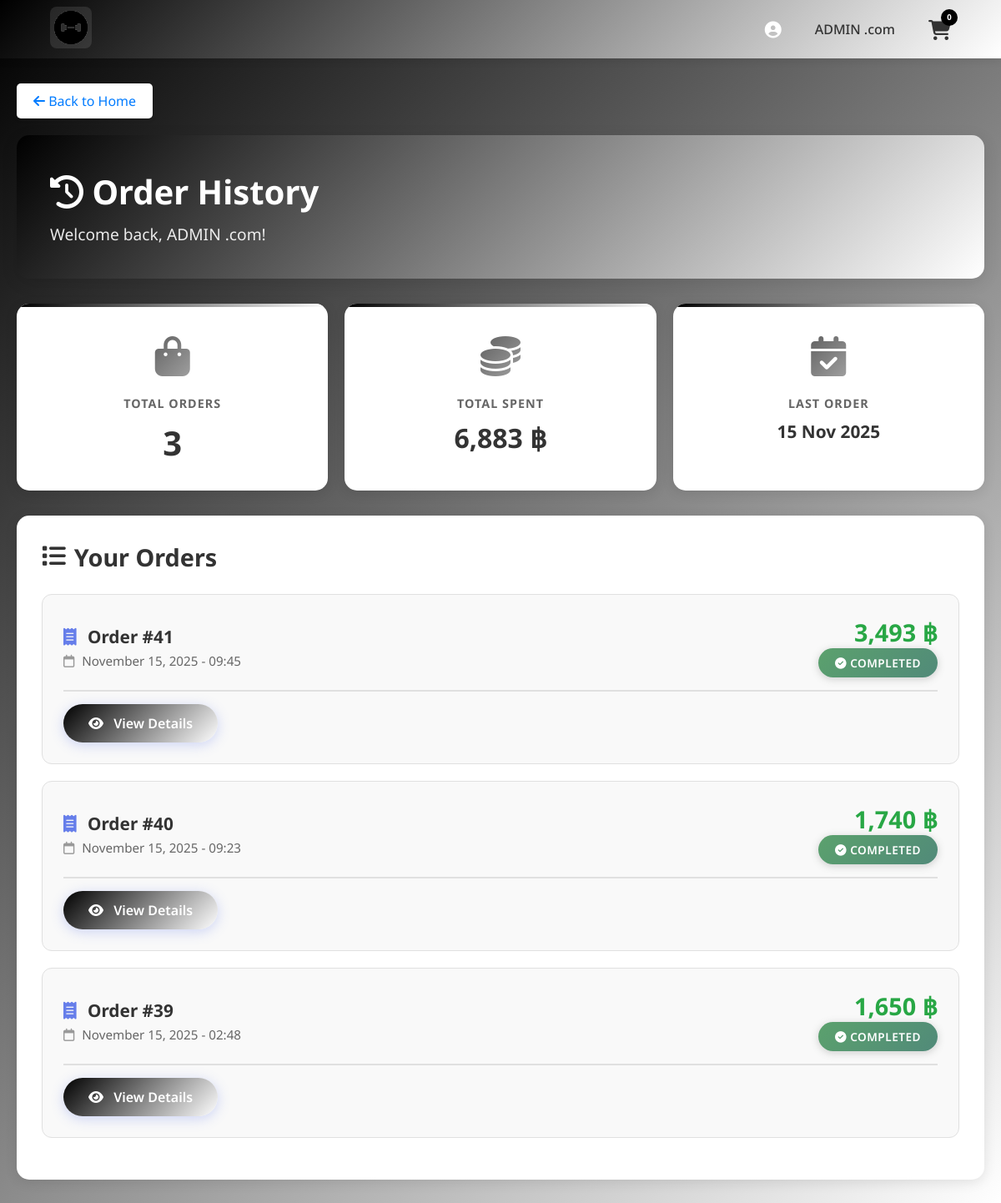
Page /BBQ/order_history.php (signed in) on the committed database.
### tables this page shows
CREATE TABLE `user` (
  `id` int(11) NOT NULL,
  `name` varchar(255) NOT NULL,
  `email` varchar(255) NOT NULL,
  `password` varchar(255) NOT NULL,
  `birthday` date NOT NULL,
  `phone` varchar(20) NOT NULL,
  `address` text NOT NULL,
  `created_at` timestamp NOT NULL DEFAULT current_timestamp()
);

CREATE TABLE `orders` (
  `id` int(11) NOT NULL,
  `user_id` int(11) NOT NULL,
  `total_amount` decimal(10,2) NOT NULL,
  `status` varchar(50) DEFAULT 'completed',
  `payment_method` varchar(50) DEFAULT 'cash',
  `created_at` timestamp NOT NULL DEFAULT current_timestamp()
);

### BBQ/class/UserLogin.php (called while the page is built, shortened)
<?php
    class UserLogin {
        private $conn;
        private $table_name = "user";
        public function __construct($db) {
            $this->conn = $db;
        }
        public function userData($userid) {
            $id = $userid;
            $query = "SELECT * FROM {$this->table_name} WHERE id = :id";
            $stmt = $this->conn->prepare($query);
            $stmt->bindParam(":id", $id);
            $stmt->execute();
            if ($stmt->rowCount() > 0) {
                $user = $stmt->fetch(PDO::FETCH_ASSOC);
                return $user;
            } else {
                return false;
            }
        }
    }
?>

### BBQ/class/Order.php (called while the page is built, shortened)
<?php
class Order {
    private $conn;
    private $orders_table = "orders";
    public function __construct($db) {
        $this->conn = $db;
    }
    public function getUserOrders($userId) {
        $query = "SELECT * FROM " . $this->orders_table . "
                  WHERE user_id = :user_id
                  ORDER BY created_at DESC";
        $stmt = $this->conn->prepare($query);
        $stmt->bindParam(":user_id", $userId, PDO::PARAM_INT);
        $stmt->execute();
        return $stmt->fetchAll(PDO::FETCH_ASSOC);
    }
    public function getUserOrderStats($userId) {
        $query = "SELECT
                    COUNT(*) as total_orders,
                    SUM(total_amount) as total_spent,
                    MAX(created_at) as last_order_date
                  FROM " . $this->orders_table . "
                  WHERE user_id = :user_id";
        $stmt = $this->conn->prepare($query);
        $stmt->bindParam(":user_id", $userId, PDO::PARAM_INT);
        $stmt->execute();
        return $stmt->fetch(PDO::FETCH_ASSOC);
    }
}
?>

### BBQ/order_history.php (the view, shortened to what this page needs)
<?php
include_once("config/Database.php");
include_once("class/Order.php");
include_once("class/UserLogin.php");
$connectDB = new Database();
$db = $connectDB->getConnection();
$user = new UserLogin($db);
$userData = $user->userData($_SESSION['userid']);
$order = new Order($db);
$orders = $order->getUserOrders($_SESSION['userid']);
$stats = $order->getUserOrderStats($_SESSION['userid']);
?>
<!DOCTYPE html>
<html>
<head>
    <link rel="stylesheet" href="https://cdnjs.cloudflare.com/ajax/libs/font-awesome/6.4.0/css/all.min.css">
    <link rel="stylesheet" type="text/css" href="css/CSS home.css">
    <link rel="stylesheet" type="text/css" href="css/CSS order_history.css">
</head>
<body>
    <?php include_once("nav.php"); ?>
    <div class="history-container">
        <a href="home.php" class="back-link">
            <i class="fas fa-arrow-left"></i> Back to Home
        </a>
        <div class="page-header">
            <h1><i class="fas fa-history"></i> Order History</h1>
            <p>Welcome back, <?php echo htmlspecialchars($userData['name']); ?>!</p>
        </div>
        <?php if ($stats && $stats['total_orders'] > 0): ?>
            <div class="stats-container">
                <div class="stat-card">
                    <div class="icon"><i class="fas fa-shopping-bag"></i></div>
                    <h3>Total Orders</h3>
                    <p><?php echo $stats['total_orders']; ?></p>
                </div>
                <div class="stat-card money">
                    <div class="icon"><i class="fas fa-coins"></i></div>
                    <h3>Total Spent</h3>
                    <p><?php echo number_format($stats['total_spent'], 0); ?> ฿</p>
                </div>
                <div class="stat-card">
                    <div class="icon"><i class="fas fa-calendar-check"></i></div>
                    <h3>Last Order</h3>
                    <p style="font-size: 1.3rem;"><?php echo date('d M Y', strtotime($stats['last_order_date'])); ?></p>
                </div>
            </div>
        <?php endif; ?>
        <div class="orders-section">
            <h2><i class="fas fa-list"></i> Your Orders</h2>
            <?php if (empty($orders)): ?>
                <div class="no-orders">
                    <i class="fas fa-shopping-cart"></i>
                    <h3>No orders yet</h3>
                    <p>Start shopping to see your order history!</p>
                    <a href="home.php"><i class="fas fa-shopping-bag"></i> Start Shopping</a>
                </div>
            <?php else: ?>
                <?php foreach ($orders as $orderItem): ?>
                    <div class="order-card" onclick="viewOrderDetails(<?php echo $orderItem['id']; ?>)">
                        <div class="order-header">
                            <div>
                                <div class="order-id">
                                    <i class="fas fa-receipt"></i>
                                    Order #<?php echo $orderItem['id']; ?>
                                </div>
                                <div class="order-date">
                                    <i class="far fa-calendar"></i>
                                    <?php echo date('F d, Y - H:i', strtotime($orderItem['created_at'])); ?>
                                </div>
                            </div>
                            <div style="text-align: right;">
                                <div class="order-total"><?php echo number_format($orderItem['total_amount'], 0); ?> ฿</div>
                                <span class="order-status">
                                    <i class="fas fa-check-circle"></i>
                                    <?php echo ucfirst($orderItem['status']); ?>
                                </span>
                            </div>
                        </div>
                        <button class="view-details-btn" onclick="event.stopPropagation(); viewOrderDetails(<?php echo $orderItem['id']; ?>)">
                            <i class="fas fa-eye"></i> View Details
                        </button>
                    </div>
                <?php endforeach; ?>
            <?php endif; ?>
        </div>
    </div>
</body>
</html>

### BBQ/nav.php
<nav>
       <div class="nav-container">
           <a href="home.php">
               <img src="img/dbell2.png" class="logonav" alt="Big Bro sQuad Logo">
           </a>
           <div class="nav-profile">
               <a href="account.php" style="color: white; margin-right: 20px; text-decoration: none;">
                   <i class="fas fa-user-circle"></i>
               </a>
               <p class="nav-profile-name"><?php echo htmlspecialchars($userData['name']); ?></p>
               <div class="nav-profile-cart" style="cursor: pointer; margin-left: 20px;">
                   <i class="fas fa-cart-shopping"></i>
                   <div class="cartcount" style="font-size: 0.8vw;">
                       0
                   </div>
               </div>
           </div>
       </div>
   </nav>

### BBQ/css/CSS home.css (style rules this page uses)
* { font-family: "Noto Sans", sans-serif; margin: 0; padding: 0; box-sizing: border-box; text-decoration: none; }
body { background-color: WhiteSmoke; padding-top: 70px; }
nav { width: 100%; height: 70px; background: linear-gradient(135deg, black 0%, white 100%); position: fixed; top: 0; left: 0; z-index: 1000; box-shadow: 0 2px 10px rgba(0, 0, 0, 0.1); }
.nav-container { max-width: 90vw; height: 100%; margin: 0 auto; display: flex; justify-content: space-between; align-items: center; }
.logonav { width: 50px; height: 50px; object-fit: contain; filter: brightness(2.0) contrast(1.5); background: rgba(255, 255, 255, 0.1); padding: 5px; border-radius: 8px; transition: all 0.3s; }
.nav-profile { display: flex; align-items: center; gap: 20px; }
.nav-profile-name { color: #333; font-size: 16px; font-weight: 500; }
.nav-profile a { color: #333; font-size: 20px; transition: opacity 0.3s; }
.nav-profile-cart { position: relative; color: #333; font-size: 24px; cursor: pointer; transition: transform 0.3s; }
.cartcount { position: absolute; top: -8px; right: -8px; background: #000; color: #fff; border-radius: 50%; width: 20px; height: 20px; display: flex; align-items: center; justify-content: center; font-size: 12px; font-weight: bold; }

### BBQ/css/CSS order_history.css (style rules this page uses)
body { background: linear-gradient(135deg, #000000 0%, #ffffff 100%); min-height: 100vh; }
.history-container { max-width: 1400px; margin: 30px auto; padding: 0 20px; }
.back-link { display: inline-block; margin-bottom: 20px; color: #007bff; text-decoration: none; font-size: 16px; padding: 10px 20px; background: white; border-radius: 5px; box-shadow: 0 2px 5px rgba(0, 0, 0, 0.1); transition: all 0.3s; }
.page-header { background: linear-gradient(135deg, #000000 0%, #ffffff 100%); color: white; padding: 40px; border-radius: 15px; margin-bottom: 30px; box-shadow: 0 5px 20px rgba(0, 0, 0, 0.1); }
.page-header h1 { margin: 0 0 10px 0; font-size: 2.5rem; }
.page-header p { margin: 0; font-size: 1.2rem; opacity: 0.9; }
.stats-container { display: grid; grid-template-columns: repeat(auto-fit, minmax(280px, 1fr)); gap: 20px; margin-bottom: 30px; }
.stat-card { background: white; padding: 30px; border-radius: 15px; text-align: center; box-shadow: 0 3px 15px rgba(0, 0, 0, 0.1); transition: all 0.3s; position: relative; overflow: hidden; }
.stat-card::before { content: ''; position: absolute; top: 0; left: 0; width: 100%; height: 4px; background: linear-gradient(135deg, #000000 0%, #ffffff 100%); }
.stat-card .icon { font-size: 3rem; margin-bottom: 15px; background: linear-gradient(135deg, #000000 0%, #ffffff 100%); -webkit-background-clip: text; -webkit-text-fill-color: transparent; background-clip: text; }
.stat-card h3 { font-size: 0.9rem; color: #666; margin-bottom: 10px; text-transform: uppercase; letter-spacing: 1px; }
.stat-card p { font-size: 2.5rem; font-weight: bold; color: #333; margin: 0; }
.stat-card.money p { font-size: 2rem; }
.orders-section { background: white; padding: 30px; border-radius: 15px; box-shadow: 0 3px 15px rgba(0, 0, 0, 0.1); }
.orders-section h2 { margin: 0 0 25px 0; color: #333; font-size: 1.8rem; display: flex; align-items: center; gap: 10px; }
.order-card { background: #f9f9f9; border: 1px solid #e0e0e0; border-radius: 12px; padding: 25px; margin-bottom: 20px; transition: all 0.3s; cursor: pointer; }
.order-header { display: flex; justify-content: space-between; align-items: center; margin-bottom: 15px; padding-bottom: 15px; border-bottom: 2px solid #e0e0e0; }
.order-id { font-size: 1.3rem; font-weight: bold; color: #333; }
.order-id i { color: #667eea; margin-right: 8px; }
.order-date { color: #666; font-size: 0.95rem; margin-top: 5px; }
.order-date i { margin-right: 5px; color: #999; }
.order-total { font-size: 1.8rem; font-weight: bold; color: #28a745; }
.order-status { display: inline-block; padding: 8px 20px; background: linear-gradient(135deg, #5ba16d 0%, #518a79 100%); color: white; border-radius: 25px; font-size: 0.85rem; text-transform: uppercase; font-weight: 600; letter-spacing: 0.5px; box-shadow: 0 2px 10px rgba(104, 105, 104, 0.3); }
.view-details-btn { background: linear-gradient(135deg, #000000 0%, #ffffff 100%); color: white; border: none; padding: 12px 30px; border-radius: 25px; cursor: pointer; font-size: 1rem; transition: all 0.3s; font-weight: 600; box-shadow: 0 3px 15px rgba(102, 126, 234, 0.3); }
.view-details-btn i { margin-right: 8px; }

### rows in the picture
user: name "ADMIN .com"
orders: id "41", created_at "November 15, 2025 - 09:45", total_amount "3,493", status "COMPLETED"
orders: id "40", created_at "November 15, 2025 - 09:23", total_amount "1,740", status "COMPLETED"
orders: id "39", created_at "November 15, 2025 - 02:48", total_amount "1,650", status "COMPLETED"

### other values in the picture
$stats['total_orders'] "3"
$stats['total_spent'] "6,883"
date('d M Y', strtotime($stats['last_order_date'])) "15 Nov 2025"
